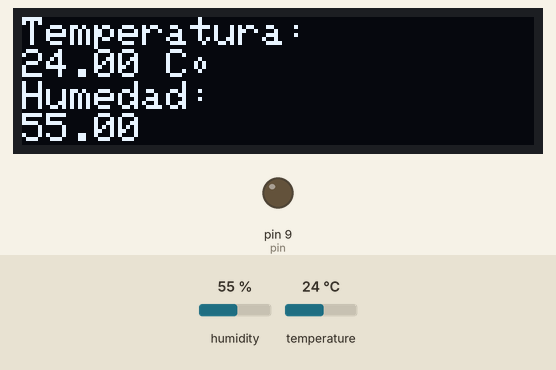
The sketch below on a simulated Arduino Uno, built with avr-gcc and run on an emulated ATmega328P. Parts: 128×32 one-colour display, output pins drawn as LEDs (lit = HIGH). The test bench sets the inputs (shaded band); at power-on: humidity 55 %, temperature 24 °C. The display library's start-up logo is not drawn; what the sketch prints to the serial monitor is not drawn.

Above: at 2.6 s.
2.7 s: humidity set to 51 %
At 7.1 s:
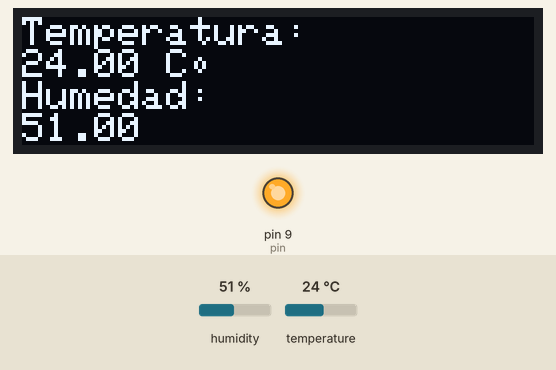
7.8 s: humidity set to 48 %
At 12.3 s:
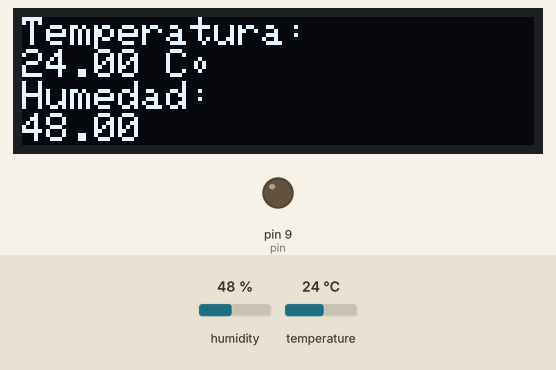
12.9 s: temperature set to 12 °C
At 14.6 s:
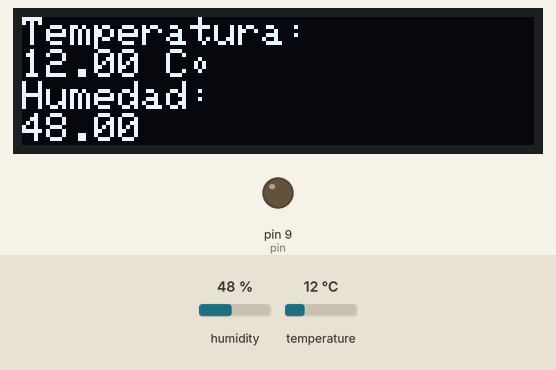
18.0 s: temperature set to 19 °C
At 19.0 s:
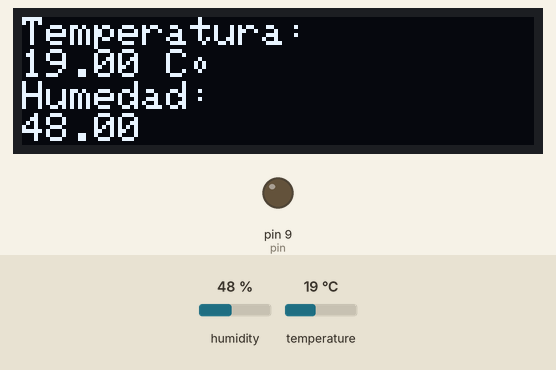
Timing chart, 0 to 21.0 s (numbered marks = the images above; inputs shaded):
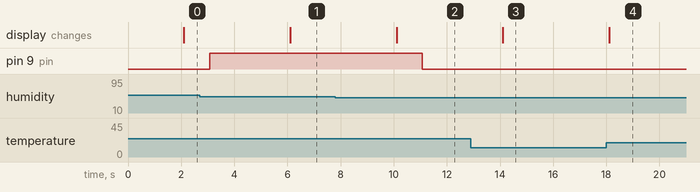

The sketch:

humedad_y_oled.ino
```cpp
#include <DHT.h>
#define DHTPIN 2     // El pin al que está conectado el sensor DHT11
#define DHTTYPE DHT11   // Tipo de sensor DHT (DHT11, DHT22, AM2302, etc.)
#include <SPI.h>
#include <Wire.h>
#include <Adafruit_GFX.h>
#include <Adafruit_SSD1306.h>
DHT dht(DHTPIN, DHTTYPE);
const int pin = 9;
Adafruit_SSD1306 display = Adafruit_SSD1306(128, 32, &Wire);

byte compteur;
void setup() {
  Serial.begin(9600);
  Serial.println("Leyendo sensor DHT11...");
  dht.begin();
   pinMode(pin, OUTPUT);  //definir pin como salida
  Serial.println("OLED intialized");
  display.begin(SSD1306_SWITCHCAPVCC, 0x3C); // Address 0x3C for 128x32

  display.display();
  delay(1000);

  // Clear the buffer.
  display.clearDisplay();
  display.display();

  // text display tests
  display.setTextSize(1.8);
  display.setTextColor(WHITE);
}

void loop() {
  delay(1000);  // Espera 2 segundos entre lecturas

  float temperatura = dht.readTemperature();  // Lee la temperatura en grados Celsius
  float humedad = dht.readHumidity();        // Lee la humedad relativa

  // Verifica si la lectura del sensor fue exitosa
  if (isnan(temperatura) || isnan(humedad)) {
    Serial.println("Error al leer el sensor DHT11!");
    return;
  }
   for (compteur = 0 ; compteur < 25 ; compteur++) {
      display.clearDisplay();
    display.setCursor(0, 0);
  Serial.print("Temperatura: ");
  Serial.print(temperatura);
  Serial.print(" °C\t");
  Serial.print("Humedad: ");
  Serial.print(humedad);
  Serial.println("%");
  display.println("Temperatura: ");
  display.print(temperatura);
  display.println(" C\t");
  display.println("Humedad: ");
  display.print(humedad);
  display.println("");
    display.display();
    }
    if (humedad >= 50){
    digitalWrite(pin, HIGH);
    }
    else
    digitalWrite(pin, LOW);
}
```

Measured:
- the behaviour switches between 50 and 49 % on humidity (found by bisection; images 1 and 2)
- after the input at 2.7 s, the display: changes after 3.4 s (image 1)
- after the input at 7.8 s, pin 9 (pin): HIGH → LOW after 3.3 s; the display: changes after 2.3 s (image 2)
- after the input at 12.9 s, the display: changes after 1.2 s (image 3)
- after the input at 18.0 s, the display: changes after 0.12 s (image 4)
